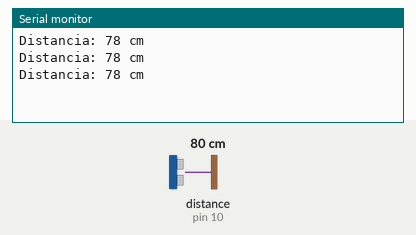
Simulated run of this sketch. Board: Arduino Uno, built with avr-gcc and run on an emulated ATmega328P. On the bench: the last lines printed to the serial monitor. Wiring (inferred from the names in the program): ultrasonic range finder: trigger pin 9; echo pin 10. The inputs (shaded band) are chosen by the test bench; at power-on: distance to the obstacle (sensor on pin 10) 80 cm. The echo pulse lasts 58.3 µs per cm.

Above: at 1.6 s.
1.7 s: distance to the obstacle (sensor on pin 10) set to 2 cm
At 2.6 s:
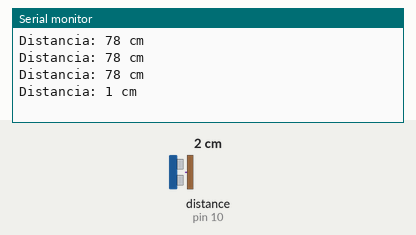
3.2 s: distance to the obstacle (sensor on pin 10) set to 4 cm
At 3.9 s:
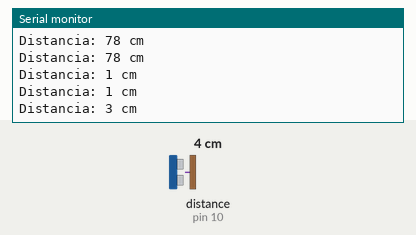
Timing chart, 0 to 6.2 s (numbered marks = the images above; inputs shaded):
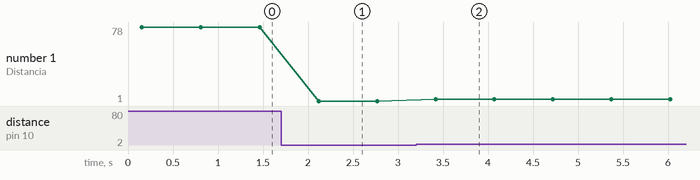

Measured:
- after the input at 1.7 s, the serial monitor: prints a new line after 0.42 s (image 1)
- after the input at 3.2 s, the serial monitor: prints a new line after 0.22 s (image 2)
- plotted number 1: 78 → 1 after the input at 1.7 s, 1 → 3 after the input at 3.2 s

The sketch:

Sensor_ultrasonico.ino
```cpp
// (licence header left out)
const int trig = 9;
const int echo = 10;

void setup() {
  // put your setup code here, to run once:
Serial.begin(9600);
  pinMode(trig, OUTPUT);
  pinMode(echo, INPUT);

}

void loop() {

  long duration = 0;
  long distance = 0;

// inicio en apagado
  digitalWrite(trig, LOW);
  delay(150);

  // Mandamos un pulso de 10 microsegundos
  digitalWrite(trig, HIGH);
  delayMicroseconds(10);
  digitalWrite(trig, LOW);

  duration = pulseIn(echo, HIGH, 30000);
  distance = (duration * 0.034 )/ 2;

  Serial.print("Distancia: ");
  Serial.print(distance);
  Serial.println(" cm");

  delay(500);

}
```
